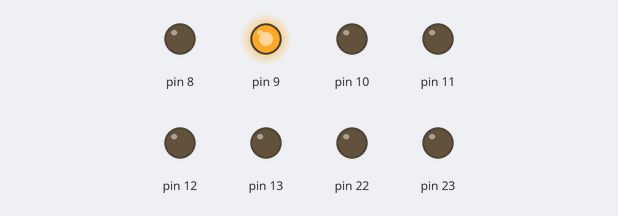
The sketch below on a simulated Arduino Uno, built with avr-gcc and run on an emulated ATmega328P. Parts: output pins drawn as LEDs (lit = HIGH).

Above: at 0.05 s.
Timing chart, 0 to 19.5 s (numbered marks = the images above):
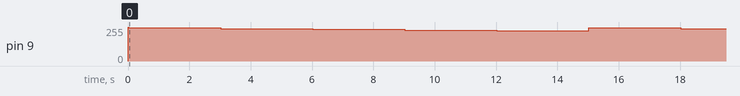

Measured:
- by itself, pin 9: repeats every 15.0 s: 249/255 3.0 s, 243/255 3.0 s, 237/255 3.0 s, 232/255 3.0 s, 226/255 3.0 s

The sketch:

stepper-with-pwm.ino
```cpp
#include <avr/io.h>
#include <util/delay.h>

const int rotate (int angle) {
  double x = (double)angle * 3500;
  double y = x/(double)180;
  return 1000+y;
}

int main(void) {
  DDRB = 0xFF;
  TCCR1A = (1 << WGM11) | (1 << COM1A1) | (1 << COM1A0); // INVERTED
  TCCR1B = (1 << WGM12) | (1 << WGM13) | (1 << CS11); // 8 bit prescaller
  ICR1 = 39999; // compare at 40000 (after 40000 cnts);

  while (1) {
   OCR1A = rotate(0);
    _delay_ms(3000);
    OCR1A = rotate(45);
    _delay_ms(3000);
    OCR1A = rotate(90);
    _delay_ms(3000);
    OCR1A = rotate(135);
    _delay_ms(3000);
     OCR1A = rotate(180);
    _delay_ms(3000);
  }
}
```
